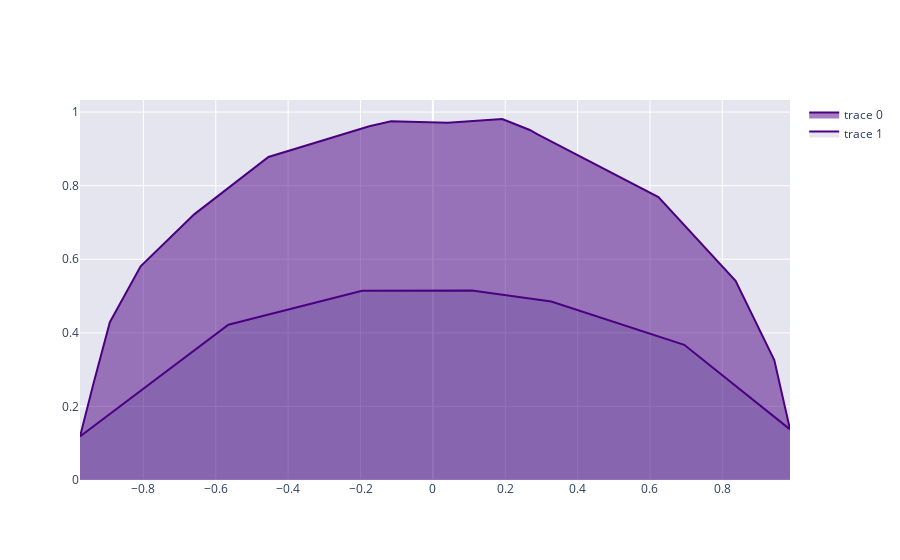

Notebook cell for this chart:
### Code cell
# https://stackoverflow.com/a/50714300/7200745
from scipy.spatial import Delaunay
import numpy as np

def alpha_shape(points, alpha, only_outer=True):
    """
    Compute the alpha shape (concave hull) of a set of points.
    :param points: np.array of shape (n,2) points.
    :param alpha: alpha value.
    :param only_outer: boolean value to specify if we keep only the outer border
    or also inner edges.
    :return: set of (i,j) pairs representing edges of the alpha-shape. (i,j) are
    the indices in the points array.
    """
    assert points.shape[0] > 3, "Need at least four points"

    def add_edge(edges, i, j):
        """
        Add an edge between the i-th and j-th points,
        if not in the list already
        """
        if (i, j) in edges or (j, i) in edges:
            # already added
            assert (j, i) in edges, "Can't go twice over same directed edge right?"
            if only_outer:
                # if both neighboring triangles are in shape, it's not a boundary edge
                edges.remove((j, i))
            return
        edges.add((i, j))

    tri = Delaunay(points)
    edges = set()
    # Loop over triangles:
    # ia, ib, ic = indices of corner points of the triangle
    for ia, ib, ic in tri.vertices:
        pa = points[ia]
        pb = points[ib]
        pc = points[ic]
        # Computing radius of triangle circumcircle
        # www.mathalino.com/reviewer/derivation-of-formulas/derivation-of-formula-for-radius-of-circumcircle
        a = np.sqrt((pa[0] - pb[0]) ** 2 + (pa[1] - pb[1]) ** 2)
        b = np.sqrt((pb[0] - pc[0]) ** 2 + (pb[1] - pc[1]) ** 2)
        c = np.sqrt((pc[0] - pa[0]) ** 2 + (pc[1] - pa[1]) ** 2)
        s = (a + b + c) / 2.0
        area = np.sqrt(s * (s - a) * (s - b) * (s - c))
        circum_r = a * b * c / (4.0 * area)
        if circum_r < alpha:
            add_edge(edges, ia, ib)
            add_edge(edges, ib, ic)
            add_edge(edges, ic, ia)
    return edges



def find_edges_with(i, edge_set):
    i_first = [j for (x,j) in edge_set if x==i]
    i_second = [j for (j,x) in edge_set if x==i]
    return i_first,i_second

def stitch_boundaries(edges):
    edge_set = edges.copy()
    boundary_lst = []
    while len(edge_set) > 0:
        boundary = []
        edge0 = edge_set.pop()
        boundary.append(edge0)
        last_edge = edge0
        while len(edge_set) > 0:
            i,j = last_edge
            j_first, j_second = find_edges_with(j, edge_set)
            if j_first:
                edge_set.remove((j, j_first[0]))
                edge_with_j = (j, j_first[0])
                boundary.append(edge_with_j)
                last_edge = edge_with_j
            elif j_second:
                edge_set.remove((j_second[0], j))
                edge_with_j = (j, j_second[0])  # flip edge rep
                boundary.append(edge_with_j)
                last_edge = edge_with_j

            if edge0[0] == last_edge[1]:
                break

        boundary_lst.append(boundary)
    return boundary_lst[0]

#generating of random points
N = 1000
r = 1 - 2*np.random.random((N,2))
r_norm = np.linalg.norm(r, axis=1)
points = r[(r_norm <= 1) & (r[:,0]**2 + 4*r[:,1]**2 >=1) & (r[:,1]>0)] 
plt.figure(figsize=(10,10))
plt.scatter(points[:,0], points[:,1], color='k', s=1)

# Computing the alpha shape
edges = alpha_shape(points, alpha=1, only_outer=True)
#order edges
edges = stitch_boundaries(edges)
plt.axis('equal')
edge_points = np.zeros((len(edges),2))
k=0
for i, j in edges:
    edge_points[k,:] = points[[i, j], 0][0] , points[[i, j], 1][0]
    k += 1
plt.plot(edge_points[:,0],edge_points[:,1])

min_x_ind = np.argmin(edge_points[:, 0])
max_x_ind = np.argmax(edge_points[:, 0])
if min_x_ind < max_x_ind:
    lower_hull = edge_points[min_x_ind:max_x_ind+1, :]
    upper_hull = np.concatenate([edge_points[max_x_ind:, :], edge_points[:min_x_ind+1, :]])
else:
    upper_hull = edge_points[max_x_ind:min_x_ind+1, :]
    lower_hull = np.concatenate([edge_points[min_x_ind:, :], edge_points[:max_x_ind+1, :]])
    
plt.plot(upper_hull[:,0],upper_hull[:,1], "r", lw=3 )
plt.plot(lower_hull[:,0],lower_hull[:,1], "b", lw=3 )

#theoretical edges
# xx = np.linspace(-1,1, 100)
# yy_upper =  np.sqrt(1 - xx**2)
# yy_lower = -np.sqrt(1 - xx**2)
# plt.plot(xx, yy_upper, 'r:')
# plt.plot(xx, yy_lower, 'b:')
fig = go.Figure()
fig.add_trace(go.Scatter(x=upper_hull[:,0],y=upper_hull[:,1], mode='lines', line_color='indigo', fill='tozeroy')) # fill to trace0 y
fig.add_trace(go.Scatter(x=lower_hull[:,0],y=lower_hull[:,1], mode='lines', line_color='indigo', fill='tozeroy', fillcolor='rgba(0,0,100,0.1)')) # fill down to xaxis
layout = go.Layout(
#     paper_bgcolor='rgba(0,0,0,0)',
    plot_bgcolor='rgba(0,0,100,0.1)'
)
fig.update_layout(layout)

fig.show()

### Figure 1 — Plotly figure (JSON) as saved in the notebook; plotly's stock layout.template omitted (floating-point values rounded to 4 significant figures)
{"data": [{"fill": "tozeroy", "line": {"color": "indigo"}, "mode": "lines", "type": "scatter", "x": [0.987, 0.9436, 0.8366, 0.6234, 0.2896, 0.2679, 0.1918, 0.04094, -0.1154, -0.1757, -0.4543, -0.6596, -0.8077, -0.8927, -0.9386, -0.9752], "y": [0.1376, 0.3262, 0.5416, 0.7689, 0.9396, 0.9514, 0.9812, 0.9713, 0.975, 0.9617, 0.878, 0.722, 0.5809, 0.429, 0.2598, 0.1181]}, {"fill": "tozeroy", "fillcolor": "rgba(0,0,100,0.1)", "line": {"color": "indigo"}, "mode": "lines", "type": "scatter", "x": [-0.9752, -0.5651, -0.1955, 0.1081, 0.3272, 0.6947, 0.987], "y": [0.1181, 0.4219, 0.5142, 0.5148, 0.4852, 0.3674, 0.1376]}], "layout": {"plot_bgcolor": "rgba(0,0,100,0.1)"}}
